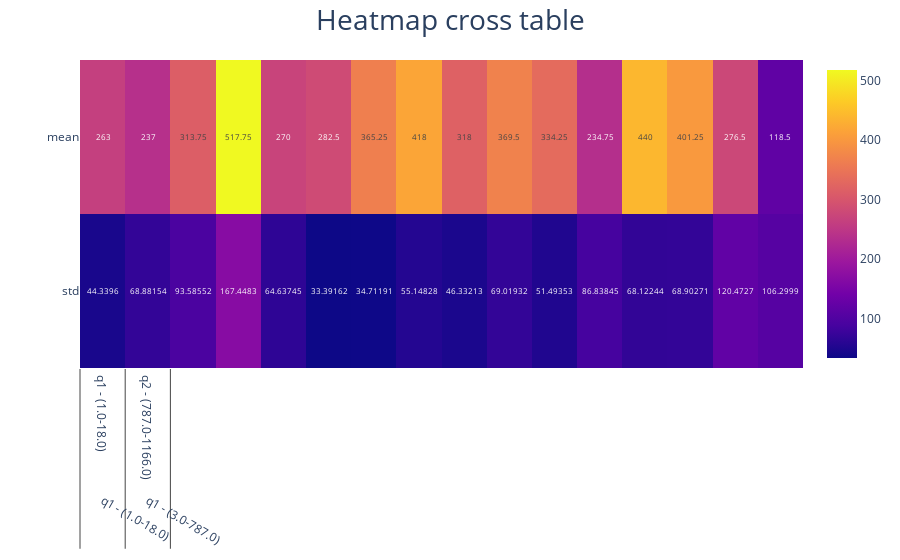

This figure's notebook cell:
### Code cell
plot_heatmap(result)

### Figure 1 — Plotly figure (JSON) as saved in the notebook; plotly's stock layout.template omitted (floating-point values rounded to 4 significant figures)
{"data": [{"coloraxis": "coloraxis", "hovertemplate": "x: %{x}<br>y: %{y}<br>color: %{z}<extra></extra>", "name": "0", "texttemplate": "%{z}", "type": "heatmap", "x": [["q1 - (1.0-18.0)", "q1 - (3.0-787.0)"], ["q1 - (1.0-18.0)", "q2 - (787.0-1166.0)"], ["q1 - (1.0-18.0)", "q3 - (1166.0-1725.0)"], ["q1 - (1.0-18.0)", "q4 - (1725.0-35682.0)"], ["q2 - (18.0-29.0)", "q1 - (3.0-787.0)"], ["q2 - (18.0-29.0)", "q2 - (787.0-1166.0)"], ["q2 - (18.0-29.0)", "q3 - (1166.0-1725.0)"], ["q2 - (18.0-29.0)", "q4 - (1725.0-35682.0)"], ["q3 - (29.0-37.0)", "q1 - (3.0-787.0)"], ["q3 - (29.0-37.0)", "q2 - (787.0-1166.0)"], ["q3 - (29.0-37.0)", "q3 - (1166.0-1725.0)"], ["q3 - (29.0-37.0)", "q4 - (1725.0-35682.0)"], ["q4 - (37.0-52.0)", "q1 - (3.0-787.0)"], ["q4 - (37.0-52.0)", "q2 - (787.0-1166.0)"], ["q4 - (37.0-52.0)", "q3 - (1166.0-1725.0)"], ["q4 - (37.0-52.0)", "q4 - (1725.0-35682.0)"]], "xaxis": "x", "y": ["mean", "std"], "yaxis": "y", "z": [[263, 237, 313.8, 517.8, 270, 282.5, 365.2, 418, 318, 369.5, 334.2, 234.8, 440, 401.2, 276.5, 118.5], [44.34, 68.88, 93.59, 167.4, 64.64, 33.39, 34.71, 55.15, 46.33, 69.02, 51.49, 86.84, 68.12, 68.9, 120.5, 106.3]]}], "layout": {"autosize": true, "coloraxis": {"colorscale": [[0, "#0d0887"], [0.1111, "#46039f"], [0.2222, "#7201a8"], [0.3333, "#9c179e"], [0.4444, "#bd3786"], [0.5556, "#d8576b"], [0.6667, "#ed7953"], [0.7778, "#fb9f3a"], [0.8889, "#fdca26"], [1, "#f0f921"]]}, "margin": {"t": 60}, "title": {"font": {"size": 28}, "text": "Heatmap cross table", "x": 0.5}, "xaxis": {"anchor": "y", "autorange": true, "domain": [0, 1], "range": [-0.5, 15.5], "type": "multicategory"}, "yaxis": {"anchor": "x", "autorange": true, "domain": [0, 1], "range": [1.5, -0.5], "type": "category"}}}
